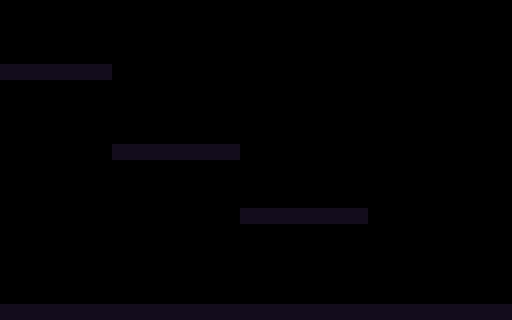

This game map was drawn from its Tiled (.tmx) file and the tilesets committed beside it. A one-line description and the trimmed map source follow:
An orthogonal 32x20 tile map with 16x16 px tiles, 2 tile layers (BACKGROUND, FOREGROUND), 4 tilesets and 5 objects (DEBUG_SPAWN).

<map version="1.0" orientation="orthogonal" renderorder="right-down" width="32" height="20" tilewidth="16" tileheight="16" nextobjectid="9">
 <tileset firstgid="1" name="TILES_TMP" tilewidth="16" tileheight="16">
  <image source="../../img/tiles_placeholder.png" width="64" height="32" />
 </tileset>
 <tileset firstgid="9" name="TILES_OBR" tilewidth="16" tileheight="16">
  <image source="../../img/tiles_rock.png" trans="000000" width="144" height="96" />
 </tileset>
 <tileset firstgid="63" name="TILES_REP" tilewidth="16" tileheight="16">
  <image source="../../img/tiles_grass.png" width="128" height="160" />
 </tileset>
 <tileset firstgid="143" name="TILES_TEK" tilewidth="16" tileheight="16">
  <image source="../../img/tiles_city.png" width="144" height="80" />
 </tileset>
 <objectgroup name="EVENTS" />
 <objectgroup name="SOLIDS">
  <object id="4" x="0" y="64" width="112" height="16" />
  <object id="5" x="112" y="144" width="128" height="16" />
  <object id="6" x="240" y="208" width="128" height="16" />
  <object id="8" x="0" y="304" width="512" height="16" />
 </objectgroup>
 <layer name="BACKGROUND" width="32" height="20">
  <data>[640 cells, 0 non-empty, 0 distinct tile ids]</data>
 </layer>
 <objectgroup name="OBJECTS">
  <object id="2" name="DEBUG_SPAWN" x="32" y="32" width="16" height="16" />
 </objectgroup>
 <objectgroup name="ENEMIES" />
 <layer name="FOREGROUND" width="32" height="20">
  <data>[640 cells, 55 non-empty, 1 distinct tile ids]</data>
 </layer>
</map>
